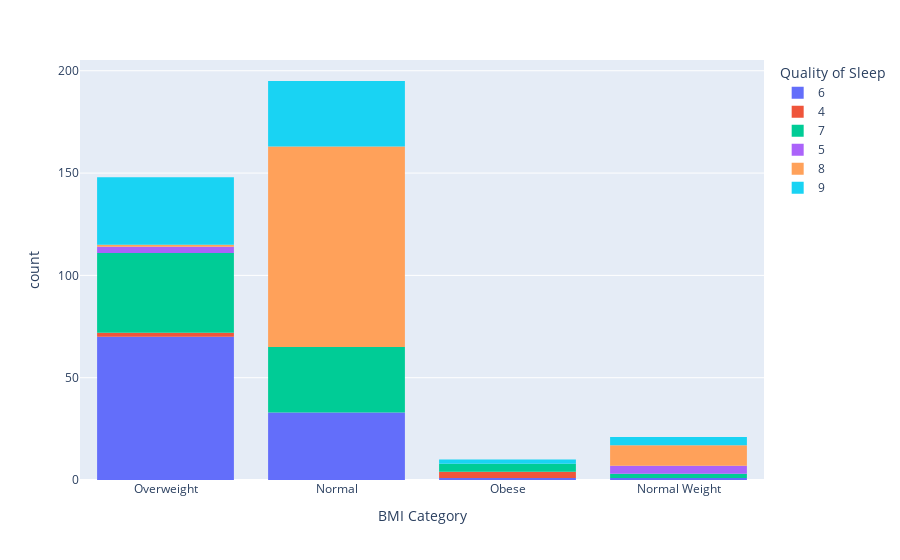

Write notebook code for a chart like this one.
### Code cell
graphic = px.histogram(sleep_df, x = 'BMI Category', color = 'Quality of Sleep' )
graphic.show()

### Figure 1 — Plotly figure (JSON) as saved in the notebook; plotly's stock layout.template omitted (floating-point values rounded to 4 significant figures)
{"data": [{"alignmentgroup": "True", "bingroup": "x", "hovertemplate": "Quality of Sleep=6<br>BMI Category=%{x}<br>count=%{y}<extra></extra>", "legendgroup": "6", "marker": {"color": "#636efa", "pattern": {"shape": ""}}, "name": "6", "offsetgroup": "6", "orientation": "v", "showlegend": true, "type": "histogram", "x": ["Overweight", "Normal", "Normal", "Obese", "Normal", "Normal", "Normal", "Normal", "Normal", "Normal", "Normal", "Normal", "Normal", "Normal", "Normal", "Normal", "Normal", "Normal", "Normal", "Normal", "Normal", "Normal", "Normal", "Normal", "Normal", "Overweight", "Overweight", "Normal", "Normal", "Normal", "Normal", "Normal", "Normal", "Normal", "Normal", "Normal", "Normal", "Overweight", "Overweight", "Overweight", "Overweight", "Overweight", "Overweight", "Overweight", "Overweight", "Overweight", "Overweight", "Overweight", "Overweight", "Overweight", "Overweight", "Overweight", "Overweight", "Normal Weight", "Overweight", "Overweight", "Overweight", "Overweight", "Overweight", "Overweight", "Overweight", "Overweight", "Overweight", "Overweight", "Overweight", "Overweight", "Overweight", "Overweight", "Overweight", "Overweight", "Overweight", "Overweight", "Overweight", "Overweight", "Overweight", "Overweight", "Overweight", "Overweight", "Overweight", "Overweight", "Overweight", "Overweight", "Overweight", "Overweight", "Overweight", "Overweight", "Overweight", "Overweight", "Overweight", "Overweight", "Overweight", "Overweight", "Overweight", "Overweight", "Overweight", "Overweight", "Overweight", "Overweight", "Overweight", "Overweight", "Overweight", "Overweight", "Overweight", "Overweight", "Overweight"], "xaxis": "x", "yaxis": "y"}, {"alignmentgroup": "True", "bingroup": "x", "hovertemplate": "Quality of Sleep=4<br>BMI Category=%{x}<br>count=%{y}<extra></extra>", "legendgroup": "4", "marker": {"color": "#EF553B", "pattern": {"shape": ""}}, "name": "4", "offsetgroup": "4", "orientation": "v", "showlegend": true, "type": "histogram", "x": ["Obese", "Obese", "Obese", "Overweight", "Overweight"], "xaxis": "x", "yaxis": "y"}, {"alignmentgroup": "True", "bingroup": "x", "hovertemplate": "Quality of Sleep=7<br>BMI Category=%{x}<br>count=%{y}<extra></extra>", "legendgroup": "7", "marker": {"color": "#00cc96", "pattern": {"shape": ""}}, "name": "7", "offsetgroup": "7", "orientation": "v", "showlegend": true, "type": "histogram", "x": ["Normal", "Normal", "Normal", "Normal", "Normal", "Normal", "Normal", "Normal", "Normal", "Normal", "Normal", "Normal", "Normal", "Normal", "Normal", "Normal", "Normal", "Normal", "Normal", "Normal", "Normal", "Normal", "Normal", "Normal", "Normal", "Normal", "Normal", "Normal", "Normal", "Normal", "Normal", "Normal", "Overweight", "Overweight", "Obese", "Obese", "Normal Weight", "Overweight", "Overweight", "Overweight", "Overweight", "Overweight", "Overweight", "Overweight", "Overweight", "Overweight", "Overweight", "Overweight", "Overweight", "Overweight", "Overweight", "Overweight", "Overweight", "Overweight", "Overweight", "Overweight", "Overweight", "Overweight", "Overweight", "Overweight", "Overweight", "Overweight", "Overweight", "Overweight", "Overweight", "Overweight", "Overweight", "Overweight", "Obese", "Obese", "Normal Weight", "Overweight", "Overweight", "Overweight", "Overweight", "Overweight", "Overweight"], "xaxis": "x", "yaxis": "y"}, {"alignmentgroup": "True", "bingroup": "x", "hovertemplate": "Quality of Sleep=5<br>BMI Category=%{x}<br>count=%{y}<extra></extra>", "legendgroup": "5", "marker": {"color": "#ab63fa", "pattern": {"shape": ""}}, "name": "5", "offsetgroup": "5", "orientation": "v", "showlegend": true, "type": "histogram", "x": ["Normal Weight", "Normal Weight", "Normal Weight", "Normal Weight", "Overweight", "Overweight", "Overweight"], "xaxis": "x", "yaxis": "y"}, {"alignmentgroup": "True", "bingroup": "x", "hovertemplate": "Quality of Sleep=8<br>BMI Category=%{x}<br>count=%{y}<extra></extra>", "legendgroup": "8", "marker": {"color": "#FFA15A", "pattern": {"shape": ""}}, "name": "8", "offsetgroup": "8", "orientation": "v", "showlegend": true, "type": "histogram", "x": ["Normal Weight", "Normal", "Normal", "Normal Weight", "Normal Weight", "Normal", "Normal", "Normal", "Normal", "Normal", "Normal", "Normal", "Normal Weight", "Normal", "Normal", "Normal", "Normal", "Normal", "Normal", "Normal", "Normal", "Normal", "Normal", "Normal Weight", "Normal Weight", "Normal", "Normal", "Normal", "Normal", "Normal", "Normal", "Normal", "Normal", "Normal", "Normal", "Normal", "Normal", "Normal", "Normal", "Normal", "Normal", "Normal Weight", "Normal", "Normal", "Normal", "Normal", "Normal", "Normal", "Normal", "Normal", "Normal", "Normal", "Normal", "Normal", "Normal", "Normal", "Normal", "Normal", "Normal", "Normal", "Normal", "Normal", "Normal", "Normal", "Normal", "Normal", "Normal", "Normal", "Normal", "Normal", "Normal", "Normal", "Normal Weight", "Normal Weight", "Normal", "Normal", "Normal", "Normal Weight", "Normal", "Normal", "Normal", "Normal", "Normal", "Normal", "Normal", "Normal", "Normal", "Normal", "Normal", "Normal", "Normal", "Normal", "Normal", "Normal", "Overweight", "Normal", "Normal", "Normal", "Normal", "Normal", "Normal", "Normal", "Normal", "Normal", "Normal", "Normal", "Normal", "Normal", "Normal"], "xaxis": "x", "yaxis": "y"}, {"alignmentgroup": "True", "bingroup": "x", "hovertemplate": "Quality of Sleep=9<br>BMI Category=%{x}<br>count=%{y}<extra></extra>", "legendgroup": "9", "marker": {"color": "#19d3f3", "pattern": {"shape": ""}}, "name": "9", "offsetgroup": "9", "orientation": "v", "showlegend": true, "type": "histogram", "x": ["Normal Weight", "Normal Weight", "Obese", "Obese", "Normal", "Normal", "Normal", "Normal", "Normal", "Normal", "Normal", "Normal", "Normal", "Normal", "Normal", "Normal", "Normal", "Normal", "Normal", "Normal", "Normal", "Normal", "Normal", "Normal", "Normal", "Normal", "Normal", "Normal", "Normal", "Normal", "Normal", "Normal", "Normal", "Normal", "Normal", "Normal", "Overweight", "Overweight", "Normal Weight", "Normal Weight", "Overweight", "Overweight", "Overweight", "Overweight", "Overweight", "Overweight", "Overweight", "Overweight", "Overweight", "Overweight", "Overweight", "Overweight", "Overweight", "Overweight", "Overweight", "Overweight", "Overweight", "Overweight", "Overweight", "Overweight", "Overweight", "Overweight", "Overweight", "Overweight", "Overweight", "Overweight", "Overweight", "Overweight", "Overweight", "Overweight", "Overweight"], "xaxis": "x", "yaxis": "y"}], "layout": {"barmode": "relative", "legend": {"title": {"text": "Quality of Sleep"}, "tracegroupgap": 0}, "margin": {"t": 60}, "xaxis": {"anchor": "y", "domain": [0, 1], "title": {"text": "BMI Category"}}, "yaxis": {"anchor": "x", "domain": [0, 1], "title": {"text": "count"}}}}
